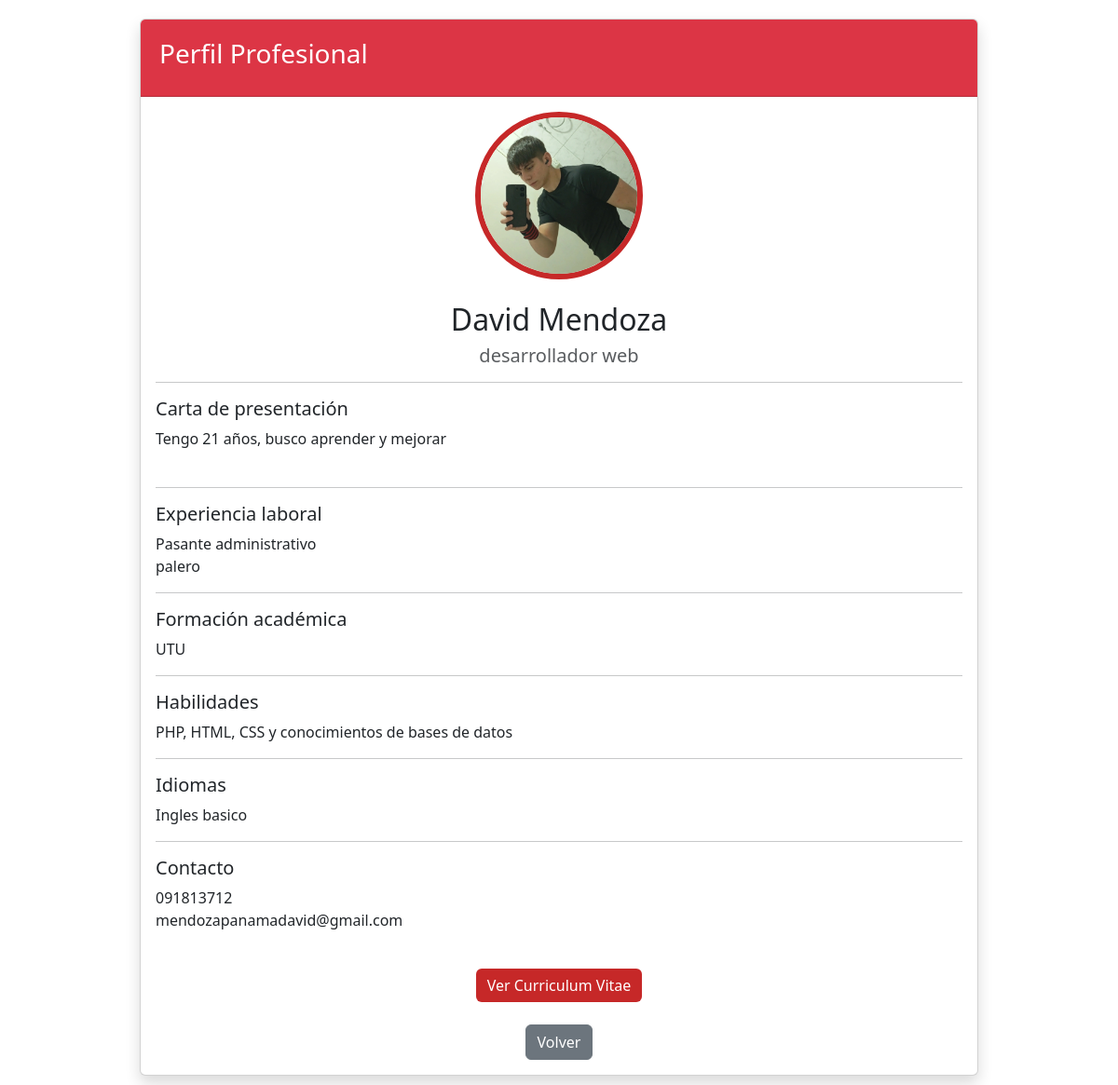
Page /admin/usuarios/ver_perfil.php?id=12 (signed in) on the committed database.
### tables this page shows
CREATE TABLE `perfil_usuario` (
  `id` int(11) NOT NULL,
  `id_usuario` int(11) NOT NULL,
  `foto` varchar(255) DEFAULT NULL,
  `nombre_completo` varchar(150) DEFAULT NULL,
  `profesion` varchar(100) DEFAULT NULL,
  `presentacion` text DEFAULT NULL,
  `experiencia` text DEFAULT NULL,
  `estudios` text DEFAULT NULL,
  `habilidades` text DEFAULT NULL,
  `ubicacion` text DEFAULT NULL,
  `idiomas` text DEFAULT NULL,
  `contacto` text DEFAULT NULL,
  `curriculum` varchar(255) DEFAULT NULL
);

### admin/usuarios/ver_perfil.php (the view, shortened to what this page needs)
<?php
$conn = conectar();
$id_usuario = intval($_GET["id"]);
$sql = "
SELECT *
FROM perfil_usuario
WHERE id_usuario=?
";
$stmt = $conn->prepare($sql);
$stmt->bind_param("i",$id_usuario);
$stmt->execute();
$resultado = $stmt->get_result();
$perfil = $resultado->fetch_assoc();
$foto_url = '';
if (!empty($perfil['foto'])) {
    $foto_url = strpos($perfil['foto'], 'http') === 0
        ? $perfil['foto']
        : '../../' . ltrim($perfil['foto'], '/');
}
$curriculum_url = '';
if (!empty($perfil['curriculum'])) {
    $curriculum_url = strpos($perfil['curriculum'], 'http') === 0
        ? $perfil['curriculum']
        : '../../' . ltrim($perfil['curriculum'], '/');
}
?>
<!DOCTYPE html>
<html lang="es">
<head>
<link href="https://cdn.jsdelivr.net/npm/bootstrap@5.3.8/dist/css/bootstrap.min.css"
rel="stylesheet">
<link rel="stylesheet"
href="../css/admin.css">
</head>
<body>
<div class="contenido-perfil">
<div class="card shadow">
<div class="card-header bg-danger text-white">
<h3>
Perfil Profesional
</h3>
</div>
<div class="card-body text-center">
<?php if (!empty($foto_url)) { ?>
<img
src="<?php echo htmlspecialchars($foto_url, ENT_QUOTES, 'UTF-8'); ?>"
class="foto-perfil mb-4">
<?php } else { ?>
<img
src="https://via.placeholder.com/180"
class="foto-perfil mb-4">
<?php } ?>
<h2>
<?php echo htmlspecialchars($perfil["nombre_completo"], ENT_QUOTES, 'UTF-8'); ?>
</h2>
<h5 class="text-muted">
<?php echo htmlspecialchars($perfil["profesion"], ENT_QUOTES, 'UTF-8'); ?>
</h5>
<hr>
<div class="text-start">
<h5>
Carta de presentación
</h5>
<p>
<?php echo nl2br(htmlspecialchars($perfil["presentacion"], ENT_QUOTES, 'UTF-8')); ?>
</p>
<hr>
<h5>
Experiencia laboral
</h5>
<p>
<?php echo nl2br(htmlspecialchars($perfil["experiencia"], ENT_QUOTES, 'UTF-8')); ?>
</p>
<hr>
<h5>
Formación académica
</h5>
<p>
<?php echo nl2br(htmlspecialchars($perfil["estudios"], ENT_QUOTES, 'UTF-8')); ?>
</p>
<hr>
<h5>
Habilidades
</h5>
<p>
<?php echo nl2br(htmlspecialchars($perfil["habilidades"], ENT_QUOTES, 'UTF-8')); ?>
</p>
<hr>
<h5>
Idiomas
</h5>
<p>
<?php echo nl2br(htmlspecialchars($perfil["idiomas"], ENT_QUOTES, 'UTF-8')); ?>
</p>
<hr>
<h5>
Contacto
</h5>
<p>
<?php echo nl2br(htmlspecialchars($perfil["contacto"], ENT_QUOTES, 'UTF-8')); ?>
</p>
</div>
<?php if (!empty($curriculum_url)) { ?>
<a
href="<?php echo htmlspecialchars($curriculum_url, ENT_QUOTES, 'UTF-8'); ?>"
target="_blank"
class="btn btn-danger mt-4">
Ver Curriculum Vitae
</a>
<?php } ?>
<br><br>
<a
href="../postulaciones/listar_postulaciones.php"
class="btn btn-secondary">
Volver
</a>
</div>
</div>
</div>
</body>
</html>

### admin/css/admin.css (style rules this page uses)
.card-header { padding:20px; }
.foto-perfil { width: 180px; height: 180px; border-radius: 50%; object-fit: cover; border: 6px solid #c62828; }
.contenido-perfil { display: flex; justify-content: center; align-items: flex-start; width: 100%; max-width: 100%; padding: 20px; box-sizing: border-box; }
.contenido-perfil .card { width: 100%; max-width: 900px; box-sizing: border-box; }
.btn-danger { background:#c62828; border:none; transition:.3s; }

### rows in the picture
perfil_usuario: foto (picture), nombre_completo "David Mendoza", profesion "desarrollador web", presentacion "Tengo 21 años, busco aprender y mejorar", experiencia "Pasante administrativo palero", estudios "UTU", habilidades "PHP, HTML, CSS y conocimientos de bases de datos", idiomas "Ingles basico", contacto "091813712 mendozapanamadavid@gmail.com"
